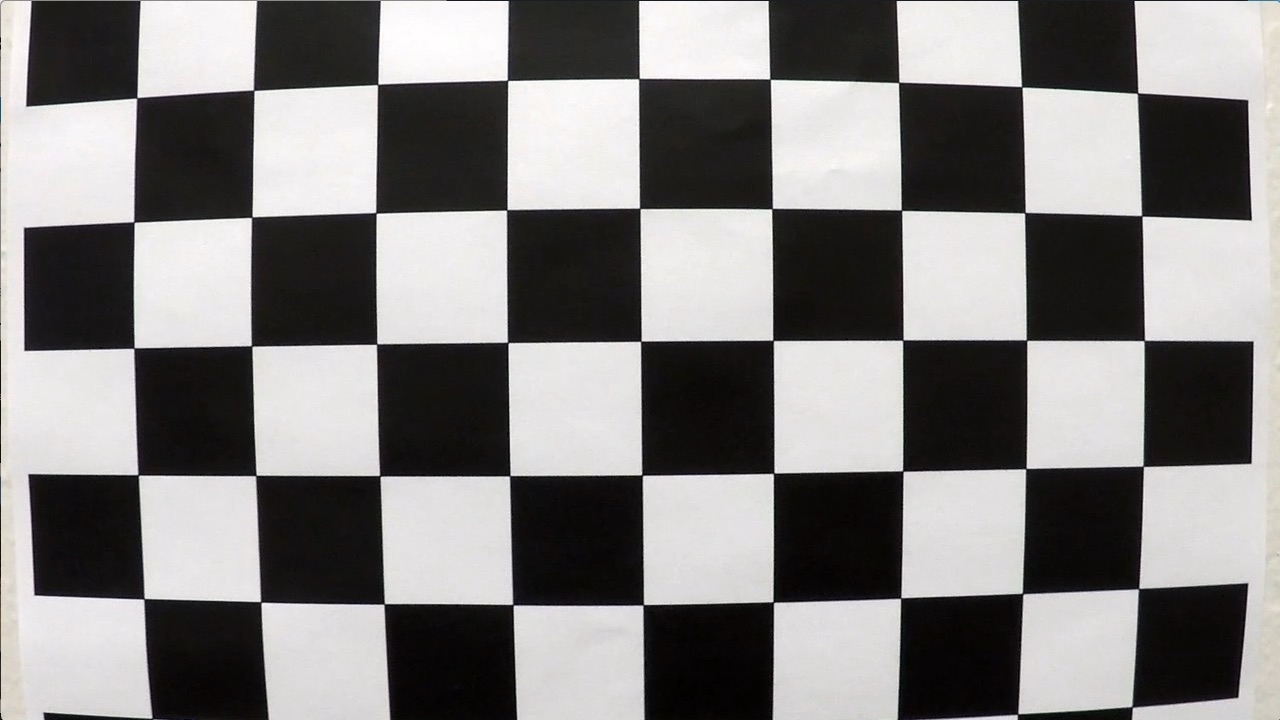
#> input picture Project2_Advanced_Lane_Lines/camera_cal/calibration1.jpg, 1280 x 720 px; its folder holds only this picture in this run
$ jupyter execute --allow-errors P2.ipynb   (shell and % lines are left out)   (older library calls are emulated)
#> lines starting #> are read from the running program, lines starting #| are printed output that depends on the picture
## Advanced Lane Finding Project

The goals / steps of this project are the following:

* Compute the camera calibration matrix and distortion coefficients given a set of chessboard images.
* Apply a distortion correction to raw images.
* Use color transforms, gradients, etc., to create a thresholded binary image.
* Apply a perspective transform to rectify binary image ("birds-eye view").
* Detect lane pixels and fit to find the lane boundary.
* Determine the curvature of the lane and vehicle position with respect to center.
* Warp the detected lane boundaries back onto the original image.
* Output visual display of the lane boundaries and numerical estimation of lane curvature and vehicle position.

---

##  Section A: Implementation of the image processing pipeline
### Step 1. Compute the camera calibration using chessboard images

[cell 1]
import numpy as np
import cv2
import glob
import matplotlib.pyplot as plt

# prepare object points, like (0,0,0), (1,0,0), (2,0,0) ....,(6,5,0)
objp = np.zeros((6*9,3), np.float32)
objp[:,:2] = np.mgrid[0:9,0:6].T.reshape(-1,2)

# Arrays to store object points and image points from all the images.
objpoints = [] # 3d points in real world space
imgpoints = [] # 2d points in image plane.

# Make a list of calibration images
images = glob.glob('camera_cal/calibration*.jpg')

# Step through the list and search for chessboard corners
for fname in images:
    img = cv2.imread(fname)
#> img is the input picture: shape (720, 1280, 3); mean B, G, R 127.8, 128.4, 130.1
    gray = cv2.cvtColor(img,cv2.COLOR_BGR2GRAY)

    # Find the chessboard corners
    ret, corners = cv2.findChessboardCorners(gray, (9,6),None)
#> ret = False; corners = None

    # If found, add object points, image points
    if ret == True:
        objpoints.append(objp)
        imgpoints.append(corners)

        # Draw and display the corners
        img = cv2.drawChessboardCorners(img, (9,6), corners, ret)
#         plt.imshow(cv2.cvtColor(img, cv2.COLOR_BGR2RGB))
#         plt.show()

# Calculate camera parameters and distortion coefficinets
#> (the rest of this cell did not finish here and is left out)

### Step 2. Apply a distortion correction to raw images

[cell 2]
### Check an example chessboard image
img = cv2.imread('camera_cal/calibration2.jpg')
#> (the rest of this cell did not finish here and is left out)

### Step 3. Use color transforms, gradients, etc., to create a thresholded binary image

[cell 3]
img = cv2.imread('test_images/test4.jpg')
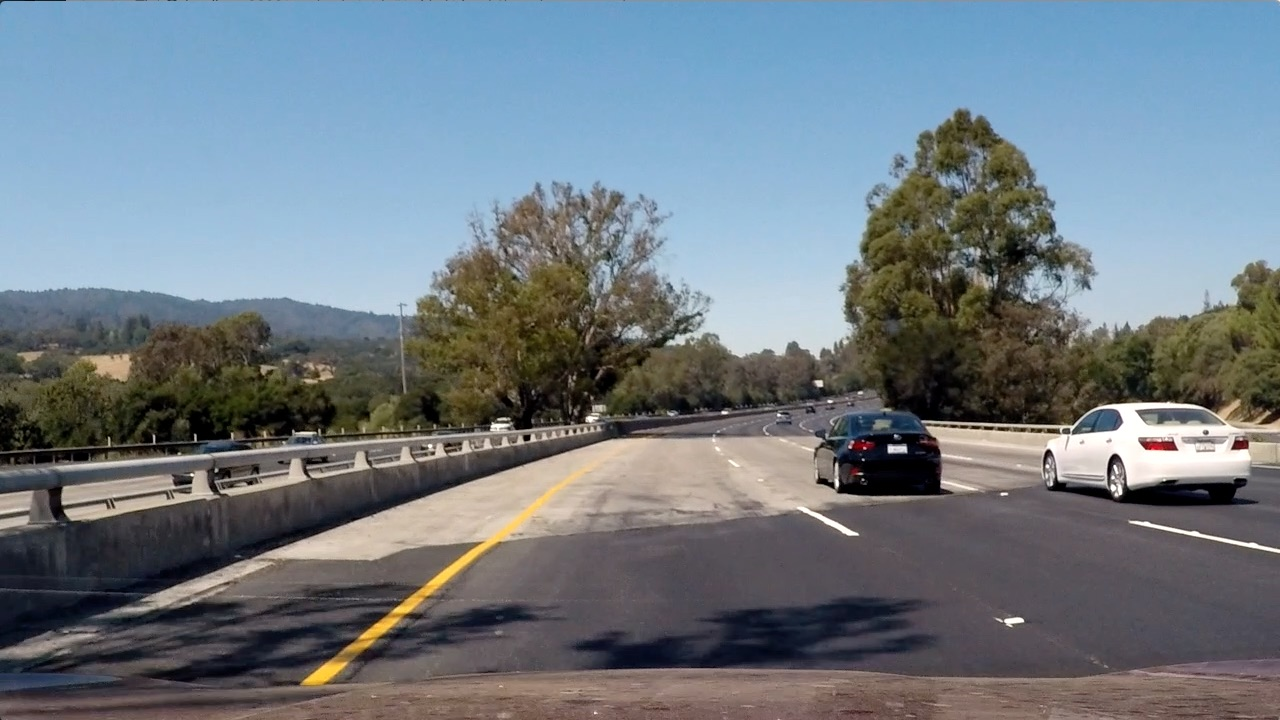
#> input picture Project2_Advanced_Lane_Lines/test_images/test4.jpg, 1280 x 720 px
#> img is the input picture: shape (720, 1280, 3); mean B, G, R 130.9, 122.7, 112.2
#> (the rest of this cell did not finish here and is left out)

### Step 4. Apply a perspective transform to rectify binary image ("birds-eye view").

[cell 4]
## Load an image with straight lines as reference for calculating perspective transform matrix
img_straightline = cv2.imread('test_images/straight_lines2.jpg')
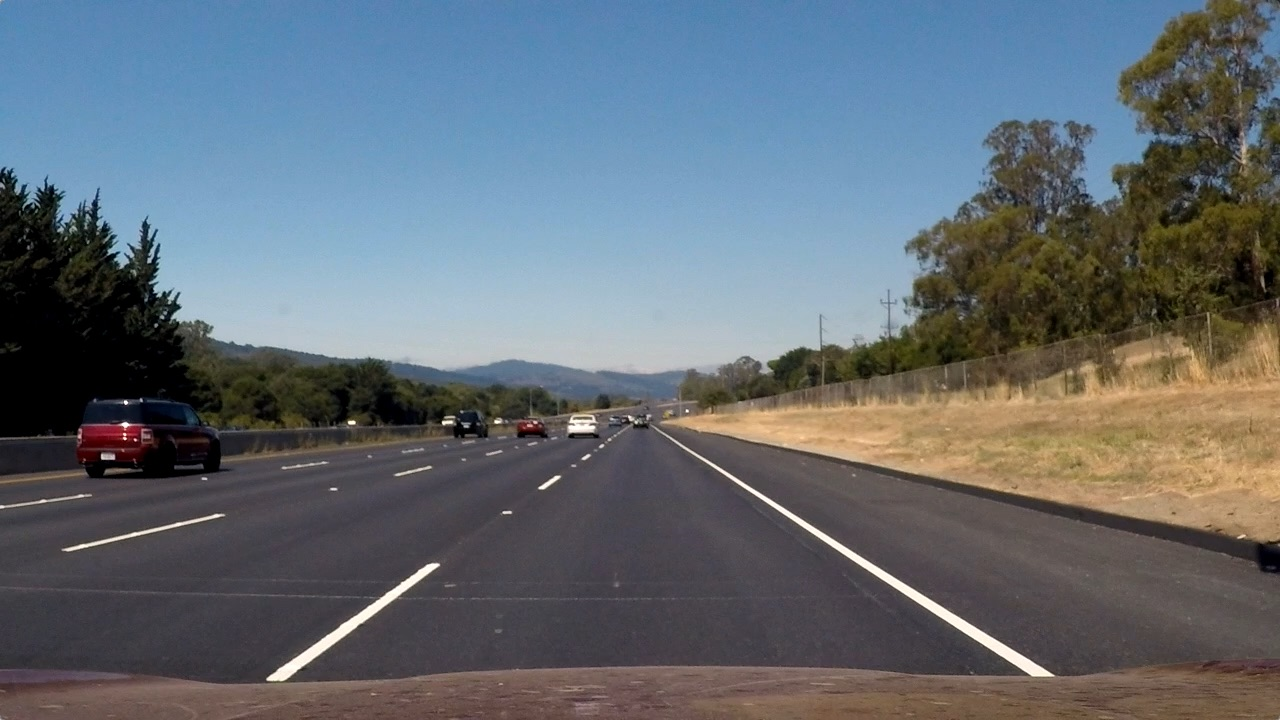
#> input picture Project2_Advanced_Lane_Lines/test_images/straight_lines2.jpg, 1280 x 720 px
#> img_straightline is the input picture: shape (720, 1280, 3); mean B, G, R 115.1, 107.7, 99.4
#> (the rest of this cell did not finish here and is left out)

### Step 5. Detect lane pixels and fit to find the lane boundary.

#> (a cell that did not finish here is left out)

### Step 6. Determine the curvature of the lane and vehicle position with respect to center.

[cell 6]
# convert pixels back to meters
# Define conversions in x and y from pixels space to meters
# Note: This is assumed value (vertically 30 meter, horizontally lane is 3.7 meter wide, in real applications they need to be calibrated!
ym_per_pix = 30/720 # meters per pixel in y dimension
xm_per_pix = 3.7/700 # meters per pixel in x dimension

# Translate fitted equation (in pixels) to real world metrics (meters)
# original equation: x = A[0]*y**2 + A[1]*y+A[2]
# in real world metrics x/xm_per_pix = (A[0]*(y/ym_per_pix)**2+A[1]*(y/ym_per_pix)+A[2]
#curvature from fitted coeffients
#> (the rest of this cell did not finish here and is left out)

### Step 7. Warp the detected lane boundaries back onto the original image.

#> (a cell that did not finish here is left out)

### Step 8. Output visual display of the lane boundaries and numerical estimation of lane curvature and vehicle position.

#> (a cell that did not finish here is left out)

----
## Section B: Processing example videos through the pipeline.

[cell 9]
##============= class implementation =====================
class LaneDetector:
    lane_center_deviation_history = []
    curvature_left_history = []
    curvature_right_history = []
    fit_left_history = []
    fit_right_history = []
    ## camera parameters and distortion coefficients
    mtx = np.array([[  1.15396093e+03,   0.00000000e+00,   6.69705357e+02],
                 [  0.00000000e+00,   1.14802496e+03,   3.85656234e+02],
                 [  0.00000000e+00,   0.00000000e+00,   1.00000000e+00]])
    dist = np.array([[ -2.41017956e-01,  -5.30721172e-02,  -1.15810355e-03,  -1.28318857e-04,  2.67125292e-02]])
    ## Perspective transform parameters
    M = np.array([[ -5.57882490e-01,  -1.52968005e+00,   9.94292030e+02],
             [  9.99200722e-16,  -1.83478767e+00,   8.29988365e+02],
             [  2.60208521e-18,  -2.39674229e-03,   1.00000000e+00]])
    Minv = np.array([[  1.50919467e-01,  -8.33709575e-01,   5.41911224e+02],
             [ -1.13242749e-14,  -5.45022194e-01,   4.52362080e+02],
             [ -1.95156391e-17,  -1.30627774e-03,   1.00000000e+00]])
    ym_per_pix = 30/720 # meters per pixel in y dimension
    xm_per_pix = 3.7/700 # meters per pixel in x dimension
    image = []
    failureCnt = 0  #counter of failure to find valid lane lines, reset after 2 (0->1->2)
    # [249 lines left out: functions __init__, __call__, getThresholdLaneImg, findLaneLinesWithSlidingWindow, findLaneLinesWithPreviousPolyfit, sanityCheckLaneLines and 3 more, not called in this run]

### Video 1 - project_video.mp4

[cell 10]
# Import everything needed to edit/save/watch video clips
from moviepy.editor import VideoFileClip
from IPython.display import HTML

output_path = 'output_videos/project_video_output.mp4'
#> (the rest of this cell did not finish here and is left out)

[cell 11]
plt.figure(figsize = (20, 10))
#> (this line was passed over: IPython is not available in this run)
